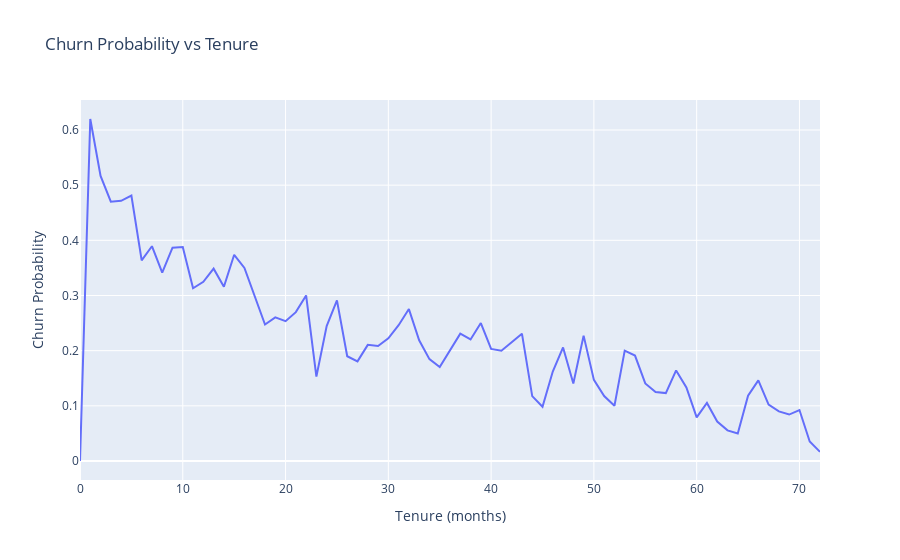

The notebook cell this image was saved under:
### Code cell
# Visualization representing churn probability compared to tenure period
churn_by_tenure = (df.groupby('tenure')['Churn'].mean().reset_index())
# group df by tenure, for each tenure value calculate average of Churn

fig = px.line(
    churn_by_tenure,
    x='tenure',
    y='Churn',
    title='Churn Probability vs Tenure',
    labels={
        'tenure': 'Tenure (months)',
        'Churn': 'Churn Probability'
    }
)

fig.show()

### Figure 1 — Plotly figure (JSON) as saved in the notebook; plotly's stock layout.template omitted (floating-point values rounded to 4 significant figures)
{"data": [{"hovertemplate": "Tenure (months)=%{x}<br>Churn Probability=%{y}<extra></extra>", "legendgroup": "", "line": {"color": "#636efa", "dash": "solid"}, "marker": {"symbol": "circle"}, "mode": "lines", "name": "", "orientation": "v", "showlegend": false, "type": "scatter", "x": [0, 1, 2, 3, 4, 5, 6, 7, 8, 9, 10, 11, 12, 13, 14, 15, 16, 17, 18, 19, 20, 21, 22, 23, 24, 25, 26, 27, 28, 29, 30, 31, 32, 33, 34, 35, 36, 37, 38, 39, 40, 41, 42, 43, 44, 45, 46, 47, 48, 49, 50, 51, 52, 53, 54, 55, 56, 57, 58, 59, 60, 61, 62, 63, 64, 65, 66, 67, 68, 69, 70, 71, 72], "xaxis": "x", "y": [0.0, 0.6199, 0.5168, 0.47, 0.4716, 0.4812, 0.3636, 0.3893, 0.3415, 0.3866, 0.3879, 0.3131, 0.3248, 0.3486, 0.3158, 0.3737, 0.35, 0.2989, 0.2474, 0.2603, 0.2535, 0.2698, 0.3, 0.1529, 0.2447, 0.2911, 0.1899, 0.1806, 0.2105, 0.2083, 0.2222, 0.2462, 0.2754, 0.2188, 0.1846, 0.1705, 0.2, 0.2308, 0.2203, 0.25, 0.2031, 0.2, 0.2154, 0.2308, 0.1176, 0.09836, 0.1622, 0.2059, 0.1406, 0.2273, 0.1471, 0.1176, 0.1, 0.2, 0.1912, 0.1406, 0.125, 0.1231, 0.1642, 0.1333, 0.07895, 0.1053, 0.07143, 0.05556, 0.05, 0.1184, 0.1461, 0.102, 0.09, 0.08421, 0.09244, 0.03529, 0.01657], "yaxis": "y"}], "layout": {"legend": {"tracegroupgap": 0}, "title": {"text": "Churn Probability vs Tenure"}, "xaxis": {"anchor": "y", "domain": [0, 1], "title": {"text": "Tenure (months)"}}, "yaxis": {"anchor": "x", "domain": [0, 1], "title": {"text": "Churn Probability"}}}}
